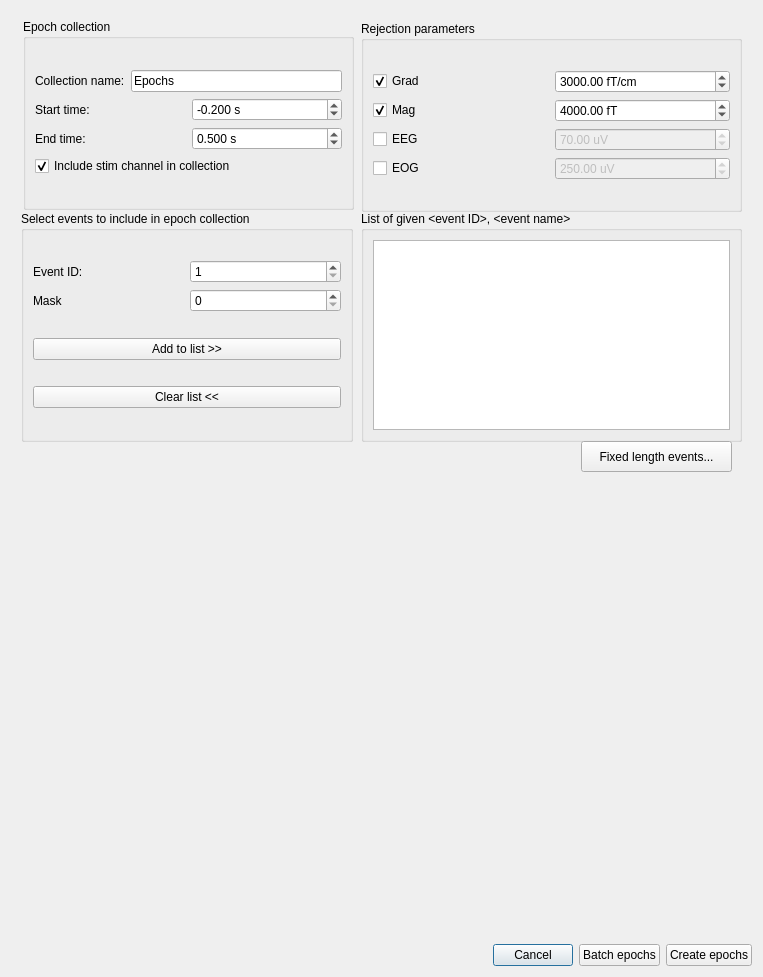
<?xml version="1.0" encoding="UTF-8"?>
<ui version="4.0">
 <class>EventSelectionDialog</class>
 <widget class="QDialog" name="EventSelectionDialog">
  <property name="windowModality">
   <enum>Qt::WindowModal</enum>
  </property>
  <property name="geometry">
   <rect>
    <x>0</x>
    <y>0</y>
    <width>763</width>
    <height>977</height>
   </rect>
  </property>
  <property name="windowTitle">
   <string>Meggie - Epoch Creation</string>
  </property>
  <layout class="QGridLayout" name="gridLayout">
   <item row="2" column="0">
    <layout class="QHBoxLayout" name="horizontalLayout_10">
     <property name="leftMargin">
      <number>0</number>
     </property>
     <property name="topMargin">
      <number>0</number>
     </property>
     <item>
      <spacer name="horizontalSpacer_2">
       <property name="orientation">
        <enum>Qt::Horizontal</enum>
       </property>
       <property name="sizeHint" stdset="0">
        <size>
         <width>40</width>
         <height>20</height>
        </size>
       </property>
      </spacer>
     </item>
     <item>
      <widget class="QPushButton" name="pushButtonCancel">
       <property name="text">
        <string>Cancel</string>
       </property>
      </widget>
     </item>
     <item>
      <widget class="QPushButton" name="pushButtonComputeBatch">
       <property name="text">
        <string>Batch epochs</string>
       </property>
      </widget>
     </item>
     <item>
      <widget class="QPushButton" name="pushButtonCompute">
       <property name="text">
        <string>Create epochs</string>
       </property>
      </widget>
     </item>
    </layout>
   </item>
   <item row="0" column="0">
    <widget class="QScrollArea" name="scrollArea">
     <property name="enabled">
      <bool>true</bool>
     </property>
     <property name="minimumSize">
      <size>
       <width>0</width>
       <height>0</height>
      </size>
     </property>
     <property name="frameShape">
      <enum>QFrame::NoFrame</enum>
     </property>
     <property name="frameShadow">
      <enum>QFrame::Plain</enum>
     </property>
     <property name="verticalScrollBarPolicy">
      <enum>Qt::ScrollBarAsNeeded</enum>
     </property>
     <property name="horizontalScrollBarPolicy">
      <enum>Qt::ScrollBarAsNeeded</enum>
     </property>
     <property name="widgetResizable">
      <bool>true</bool>
     </property>
     <widget class="QWidget" name="scrollAreaWidgetContents">
      <property name="geometry">
       <rect>
        <x>0</x>
        <y>0</y>
        <width>745</width>
        <height>920</height>
       </rect>
      </property>
      <property name="minimumSize">
       <size>
        <width>700</width>
        <height>850</height>
       </size>
      </property>
      <widget class="QPushButton" name="pushButtonFixedLength">
       <property name="geometry">
        <rect>
         <x>570</x>
         <y>430</y>
         <width>151</width>
         <height>31</height>
        </rect>
       </property>
       <property name="text">
        <string>Fixed length events...</string>
       </property>
      </widget>
      <widget class="QGroupBox" name="groupBox">
       <property name="geometry">
        <rect>
         <x>350</x>
         <y>200</y>
         <width>381</width>
         <height>231</height>
        </rect>
       </property>
       <property name="title">
        <string>List of given &lt;event ID&gt;, &lt;event name&gt;</string>
       </property>
       <layout class="QGridLayout" name="gridLayout_3">
        <item row="0" column="0">
         <widget class="QListWidget" name="listWidgetEvents"/>
        </item>
       </layout>
      </widget>
      <widget class="QWidget" name="widget" native="true">
       <property name="geometry">
        <rect>
         <x>30</x>
         <y>460</y>
         <width>311</width>
         <height>441</height>
        </rect>
       </property>
      </widget>
      <widget class="QGroupBox" name="groupBoxEvent">
       <property name="geometry">
        <rect>
         <x>10</x>
         <y>200</y>
         <width>332</width>
         <height>231</height>
        </rect>
       </property>
       <property name="title">
        <string>Select events to include in epoch collection</string>
       </property>
       <layout class="QGridLayout" name="gridLayout_2">
        <item row="0" column="0">
         <layout class="QVBoxLayout" name="verticalLayout_4">
          <item>
           <layout class="QHBoxLayout" name="horizontalLayout_7">
            <item>
             <widget class="QLabel" name="labelEventID">
              <property name="text">
               <string>Event ID:</string>
              </property>
             </widget>
            </item>
            <item>
             <widget class="QSpinBox" name="spinBoxEventID">
              <property name="minimum">
               <number>1</number>
              </property>
              <property name="maximum">
               <number>999999</number>
              </property>
             </widget>
            </item>
           </layout>
          </item>
          <item>
           <layout class="QHBoxLayout" name="horizontalLayout_6">
            <item>
             <widget class="QLabel" name="labelMask">
              <property name="text">
               <string>Mask</string>
              </property>
             </widget>
            </item>
            <item>
             <widget class="QSpinBox" name="spinBoxMask">
              <property name="enabled">
               <bool>true</bool>
              </property>
              <property name="toolTip">
               <string>&lt;html&gt;&lt;head/&gt;&lt;body&gt;&lt;p&gt;Mask bit used for finding events. For example, if mask is set to 1, first bit is ignored.&lt;/p&gt;&lt;/body&gt;&lt;/html&gt;</string>
              </property>
              <property name="minimum">
               <number>0</number>
              </property>
              <property name="maximum">
               <number>9999</number>
              </property>
              <property name="value">
               <number>0</number>
              </property>
             </widget>
            </item>
           </layout>
          </item>
         </layout>
        </item>
        <item row="1" column="0">
         <widget class="QPushButton" name="pushButtonAdd">
          <property name="text">
           <string>Add to list &gt;&gt;</string>
          </property>
         </widget>
        </item>
        <item row="2" column="0">
         <widget class="QPushButton" name="pushButtonClear">
          <property name="text">
           <string>Clear list &lt;&lt;</string>
          </property>
         </widget>
        </item>
       </layout>
      </widget>
      <widget class="QGroupBox" name="groupBoxRejection">
       <property name="geometry">
        <rect>
         <x>350</x>
         <y>10</y>
         <width>381</width>
         <height>191</height>
        </rect>
       </property>
       <property name="title">
        <string>Rejection parameters</string>
       </property>
       <layout class="QGridLayout" name="gridLayout_4">
        <item row="0" column="0">
         <layout class="QVBoxLayout" name="verticalLayout_7">
          <item>
           <layout class="QHBoxLayout" name="horizontalLayout_31">
            <item>
             <widget class="QCheckBox" name="checkBoxGrad">
              <property name="toolTip">
               <string>Include or exclude grad channels</string>
              </property>
              <property name="text">
               <string>Grad</string>
              </property>
              <property name="checked">
               <bool>true</bool>
              </property>
             </widget>
            </item>
            <item>
             <widget class="QDoubleSpinBox" name="doubleSpinBoxGradReject_3">
              <property name="prefix">
               <string/>
              </property>
              <property name="suffix">
               <string> fT/cm</string>
              </property>
              <property name="minimum">
               <double>-1.000000000000000</double>
              </property>
              <property name="maximum">
               <double>1000000000.000000000000000</double>
              </property>
              <property name="singleStep">
               <double>100.000000000000000</double>
              </property>
              <property name="value">
               <double>3000.000000000000000</double>
              </property>
             </widget>
            </item>
           </layout>
          </item>
          <item>
           <layout class="QHBoxLayout" name="horizontalLayout_33">
            <item>
             <widget class="QCheckBox" name="checkBoxMag">
              <property name="toolTip">
               <string>Include or exclude mag channels</string>
              </property>
              <property name="text">
               <string>Mag</string>
              </property>
              <property name="checked">
               <bool>true</bool>
              </property>
             </widget>
            </item>
            <item>
             <widget class="QDoubleSpinBox" name="doubleSpinBoxMagReject_3">
              <property name="suffix">
               <string> fT</string>
              </property>
              <property name="minimum">
               <double>-1.000000000000000</double>
              </property>
              <property name="maximum">
               <double>1000000000.000000000000000</double>
              </property>
              <property name="singleStep">
               <double>100.000000000000000</double>
              </property>
              <property name="value">
               <double>4000.000000000000000</double>
              </property>
             </widget>
            </item>
           </layout>
          </item>
          <item>
           <layout class="QHBoxLayout" name="horizontalLayout_32">
            <item>
             <widget class="QCheckBox" name="checkBoxEeg">
              <property name="toolTip">
               <string>Include or exclude eeg channels</string>
              </property>
              <property name="text">
               <string>EEG</string>
              </property>
              <property name="checked">
               <bool>false</bool>
              </property>
             </widget>
            </item>
            <item>
             <widget class="QDoubleSpinBox" name="doubleSpinBoxEEGReject_3">
              <property name="enabled">
               <bool>false</bool>
              </property>
              <property name="suffix">
               <string> uV</string>
              </property>
              <property name="minimum">
               <double>-1.000000000000000</double>
              </property>
              <property name="maximum">
               <double>1000000000.000000000000000</double>
              </property>
              <property name="value">
               <double>70.000000000000000</double>
              </property>
             </widget>
            </item>
           </layout>
          </item>
          <item>
           <layout class="QHBoxLayout" name="horizontalLayout_34">
            <item>
             <widget class="QCheckBox" name="checkBoxEog">
              <property name="toolTip">
               <string>Include or exclude eog channels</string>
              </property>
              <property name="text">
               <string>EOG</string>
              </property>
              <property name="checked">
               <bool>false</bool>
              </property>
             </widget>
            </item>
            <item>
             <widget class="QDoubleSpinBox" name="doubleSpinBoxEOGReject_3">
              <property name="enabled">
               <bool>false</bool>
              </property>
              <property name="suffix">
               <string> uV</string>
              </property>
              <property name="minimum">
               <double>-1.000000000000000</double>
              </property>
              <property name="maximum">
               <double>1000000000.000000000000000</double>
              </property>
              <property name="value">
               <double>250.000000000000000</double>
              </property>
             </widget>
            </item>
           </layout>
          </item>
         </layout>
        </item>
       </layout>
      </widget>
      <widget class="QGroupBox" name="groupBoxEpoch">
       <property name="geometry">
        <rect>
         <x>12</x>
         <y>8</y>
         <width>331</width>
         <height>191</height>
        </rect>
       </property>
       <property name="title">
        <string>Epoch collection</string>
       </property>
       <layout class="QGridLayout" name="gridLayout_6">
        <item row="0" column="0">
         <layout class="QVBoxLayout" name="verticalLayout_6">
          <item>
           <layout class="QHBoxLayout" name="horizontalLayout">
            <item>
             <widget class="QLabel" name="labelCollectionName">
              <property name="text">
               <string>Collection name:</string>
              </property>
             </widget>
            </item>
            <item>
             <widget class="QLineEdit" name="lineEditCollectionName">
              <property name="text">
               <string>Epochs</string>
              </property>
             </widget>
            </item>
           </layout>
          </item>
          <item>
           <layout class="QHBoxLayout" name="horizontalLayout_2">
            <item>
             <widget class="QLabel" name="labelTmin">
              <property name="text">
               <string>Start time:</string>
              </property>
             </widget>
            </item>
            <item>
             <widget class="QDoubleSpinBox" name="doubleSpinBoxTmin">
              <property name="suffix">
               <string> s</string>
              </property>
              <property name="decimals">
               <number>3</number>
              </property>
              <property name="minimum">
               <double>-10.000000000000000</double>
              </property>
              <property name="singleStep">
               <double>0.100000000000000</double>
              </property>
              <property name="value">
               <double>-0.200000000000000</double>
              </property>
             </widget>
            </item>
           </layout>
          </item>
          <item>
           <layout class="QHBoxLayout" name="horizontalLayout_3">
            <item>
             <widget class="QLabel" name="labelTmax">
              <property name="text">
               <string>End time:</string>
              </property>
             </widget>
            </item>
            <item>
             <widget class="QDoubleSpinBox" name="doubleSpinBoxTmax">
              <property name="suffix">
               <string> s</string>
              </property>
              <property name="decimals">
               <number>3</number>
              </property>
              <property name="maximum">
               <double>9.900000000000000</double>
              </property>
              <property name="singleStep">
               <double>0.100000000000000</double>
              </property>
              <property name="value">
               <double>0.500000000000000</double>
              </property>
             </widget>
            </item>
           </layout>
          </item>
          <item>
           <widget class="QCheckBox" name="checkBoxStim">
            <property name="toolTip">
             <string>Include or exclude stim channels</string>
            </property>
            <property name="text">
             <string>Include stim channel in collection</string>
            </property>
            <property name="checked">
             <bool>true</bool>
            </property>
           </widget>
          </item>
         </layout>
        </item>
       </layout>
      </widget>
      <zorder>groupBox</zorder>
      <zorder>widget</zorder>
      <zorder>groupBoxEvent</zorder>
      <zorder>groupBoxRejection</zorder>
      <zorder>groupBoxEpoch</zorder>
      <zorder>pushButtonFixedLength</zorder>
     </widget>
    </widget>
   </item>
  </layout>
 </widget>
 <tabstops>
  <tabstop>scrollArea</tabstop>
  <tabstop>lineEditCollectionName</tabstop>
  <tabstop>doubleSpinBoxTmin</tabstop>
  <tabstop>doubleSpinBoxTmax</tabstop>
  <tabstop>checkBoxStim</tabstop>
  <tabstop>spinBoxEventID</tabstop>
  <tabstop>spinBoxMask</tabstop>
  <tabstop>checkBoxGrad</tabstop>
  <tabstop>doubleSpinBoxGradReject_3</tabstop>
  <tabstop>checkBoxMag</tabstop>
  <tabstop>doubleSpinBoxMagReject_3</tabstop>
  <tabstop>checkBoxEeg</tabstop>
  <tabstop>doubleSpinBoxEEGReject_3</tabstop>
  <tabstop>checkBoxEog</tabstop>
  <tabstop>doubleSpinBoxEOGReject_3</tabstop>
  <tabstop>pushButtonCancel</tabstop>
  <tabstop>pushButtonCompute</tabstop>
 </tabstops>
 <resources/>
 <connections>
  <connection>
   <sender>pushButtonCompute</sender>
   <signal>clicked()</signal>
   <receiver>EventSelectionDialog</receiver>
   <slot>accept()</slot>
   <hints>
    <hint type="sourcelabel">
     <x>872</x>
     <y>1039</y>
    </hint>
    <hint type="destinationlabel">
     <x>513</x>
     <y>488</y>
    </hint>
   </hints>
  </connection>
  <connection>
   <sender>pushButtonCancel</sender>
   <signal>clicked()</signal>
   <receiver>EventSelectionDialog</receiver>
   <slot>reject()</slot>
   <hints>
    <hint type="sourcelabel">
     <x>643</x>
     <y>1039</y>
    </hint>
    <hint type="destinationlabel">
     <x>560</x>
     <y>476</y>
    </hint>
   </hints>
  </connection>
  <connection>
   <sender>checkBoxGrad</sender>
   <signal>toggled(bool)</signal>
   <receiver>doubleSpinBoxGradReject_3</receiver>
   <slot>setEnabled(bool)</slot>
   <hints>
    <hint type="sourcelabel">
     <x>156</x>
     <y>492</y>
    </hint>
    <hint type="destinationlabel">
     <x>327</x>
     <y>495</y>
    </hint>
   </hints>
  </connection>
  <connection>
   <sender>checkBoxMag</sender>
   <signal>toggled(bool)</signal>
   <receiver>doubleSpinBoxMagReject_3</receiver>
   <slot>setEnabled(bool)</slot>
   <hints>
    <hint type="sourcelabel">
     <x>164</x>
     <y>534</y>
    </hint>
    <hint type="destinationlabel">
     <x>327</x>
     <y>538</y>
    </hint>
   </hints>
  </connection>
  <connection>
   <sender>checkBoxEeg</sender>
   <signal>toggled(bool)</signal>
   <receiver>doubleSpinBoxEEGReject_3</receiver>
   <slot>setEnabled(bool)</slot>
   <hints>
    <hint type="sourcelabel">
     <x>167</x>
     <y>576</y>
    </hint>
    <hint type="destinationlabel">
     <x>327</x>
     <y>580</y>
    </hint>
   </hints>
  </connection>
  <connection>
   <sender>checkBoxEog</sender>
   <signal>toggled(bool)</signal>
   <receiver>doubleSpinBoxEOGReject_3</receiver>
   <slot>setEnabled(bool)</slot>
   <hints>
    <hint type="sourcelabel">
     <x>167</x>
     <y>617</y>
    </hint>
    <hint type="destinationlabel">
     <x>338</x>
     <y>621</y>
    </hint>
   </hints>
  </connection>
  <connection>
   <sender>pushButtonComputeBatch</sender>
   <signal>clicked()</signal>
   <receiver>EventSelectionDialog</receiver>
   <slot>acceptBatch()</slot>
   <hints>
    <hint type="sourcelabel">
     <x>695</x>
     <y>1033</y>
    </hint>
    <hint type="destinationlabel">
     <x>876</x>
     <y>291</y>
    </hint>
   </hints>
  </connection>
 </connections>
 <slots>
  <slot>openFileChooserDialog()</slot>
  <slot>acceptBatch()</slot>
 </slots>
</ui>
